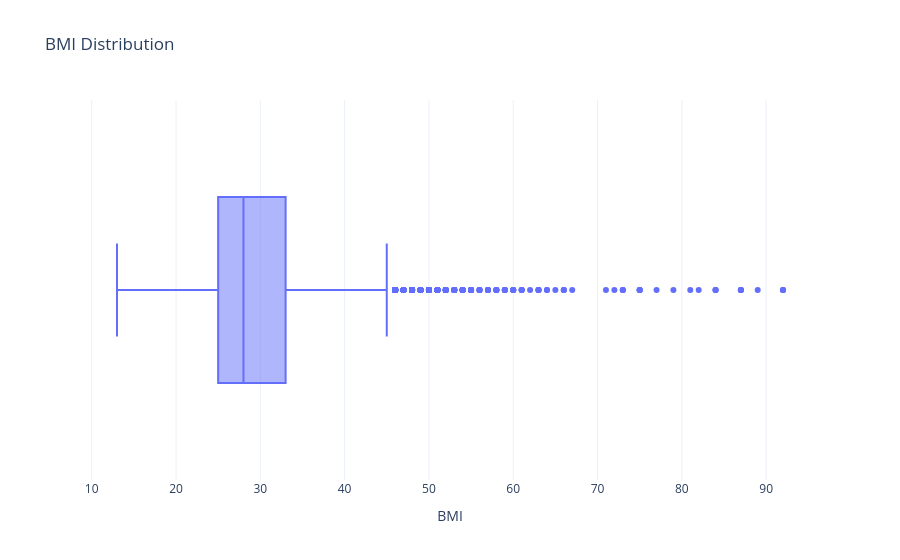

Notebook source saved alongside this figure:
### Code cell
fig = px.box(df, x='BMI', title= 'BMI Distribution')
fig.update_layout(template='plotly_white', yaxis_title=None)
fig.show()

### Figure 1 — Plotly figure (JSON) as saved in the notebook; plotly's stock layout.template omitted (floating-point values rounded to 4 significant figures; data arrays with more than 128 entries replaced by an {"elided": "..."} marker saying what was removed)
{"data": [{"alignmentgroup": "True", "hovertemplate": "BMI=%{x}<extra></extra>", "legendgroup": "", "marker": {"color": "#636efa"}, "name": "", "notched": false, "offsetgroup": "", "orientation": "h", "showlegend": false, "type": "box", "x": {"elided": "12000 int values"}, "x0": " ", "xaxis": "x", "y0": " ", "yaxis": "y"}], "layout": {"boxmode": "group", "legend": {"tracegroupgap": 0}, "title": {"text": "BMI Distribution"}, "xaxis": {"anchor": "y", "domain": [0, 1], "title": {"text": "BMI"}}, "yaxis": {"anchor": "x", "domain": [0, 1], "title": {}}}}
